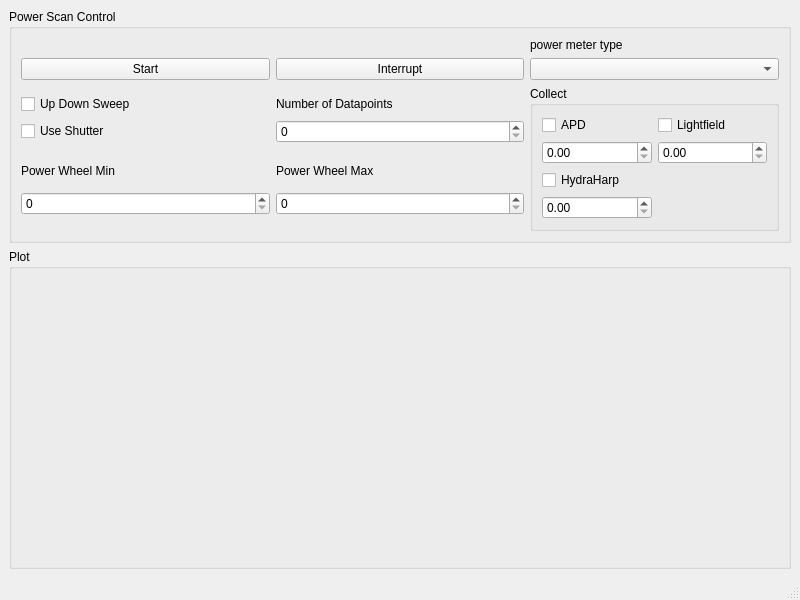
<?xml version="1.0" encoding="UTF-8"?>
<ui version="4.0">
 <class>PowerMeterOptmizerWindow</class>
 <widget class="QMainWindow" name="PowerMeterOptmizerWindow">
  <property name="geometry">
   <rect>
    <x>0</x>
    <y>0</y>
    <width>800</width>
    <height>600</height>
   </rect>
  </property>
  <property name="windowTitle">
   <string>Power Scan</string>
  </property>
  <widget class="QWidget" name="centralwidget">
   <layout class="QVBoxLayout" name="verticalLayout" stretch="0,1">
    <item>
     <widget class="QGroupBox" name="control_groupBox">
      <property name="title">
       <string>Power Scan Control</string>
      </property>
      <layout class="QGridLayout" name="gridLayout">
       <item row="2" column="2" rowspan="10">
        <widget class="QGroupBox" name="collect_groupBox">
         <property name="title">
          <string>Collect</string>
         </property>
         <layout class="QGridLayout" name="gridLayout_2">
          <item row="1" column="0">
           <widget class="QDoubleSpinBox" name="apd_int_time_doubleSpinBox"/>
          </item>
          <item row="0" column="1">
           <widget class="QCheckBox" name="collect_spectrum_checkBox">
            <property name="text">
             <string>Lightfield</string>
            </property>
           </widget>
          </item>
          <item row="3" column="0">
           <widget class="QCheckBox" name="collect_hydraharp_checkBox">
            <property name="text">
             <string>HydraHarp</string>
            </property>
           </widget>
          </item>
          <item row="1" column="1">
           <widget class="QDoubleSpinBox" name="spectrum_int_time_doubleSpinBox"/>
          </item>
          <item row="0" column="0">
           <widget class="QCheckBox" name="collect_apd_checkBox">
            <property name="text">
             <string>APD</string>
            </property>
           </widget>
          </item>
          <item row="4" column="0">
           <widget class="QDoubleSpinBox" name="hydraharp_tacq_doubleSpinBox"/>
          </item>
         </layout>
        </widget>
       </item>
       <item row="1" column="1">
        <widget class="QPushButton" name="interrupt_pushButton">
         <property name="text">
          <string>Interrupt</string>
         </property>
        </widget>
       </item>
       <item row="3" column="0">
        <widget class="QCheckBox" name="updown_sweep_checkBox">
         <property name="text">
          <string>Up Down Sweep</string>
         </property>
        </widget>
       </item>
       <item row="4" column="1">
        <widget class="QDoubleSpinBox" name="num_datapoints_doubleSpinBox">
         <property name="decimals">
          <number>0</number>
         </property>
        </widget>
       </item>
       <item row="3" column="1">
        <widget class="QLabel" name="label_3">
         <property name="text">
          <string>Number of Datapoints</string>
         </property>
        </widget>
       </item>
       <item row="1" column="0">
        <widget class="QPushButton" name="start_pushButton">
         <property name="text">
          <string>Start</string>
         </property>
        </widget>
       </item>
       <item row="4" column="0">
        <widget class="QCheckBox" name="use_shutter_checkBox">
         <property name="text">
          <string>Use Shutter</string>
         </property>
        </widget>
       </item>
       <item row="7" column="1">
        <widget class="QLabel" name="label_2">
         <property name="text">
          <string>Power Wheel Max</string>
         </property>
        </widget>
       </item>
       <item row="7" column="0">
        <widget class="QLabel" name="label">
         <property name="text">
          <string>Power Wheel Min</string>
         </property>
        </widget>
       </item>
       <item row="9" column="1">
        <widget class="QDoubleSpinBox" name="powerwheel_max_doubleSpinBox">
         <property name="decimals">
          <number>0</number>
         </property>
        </widget>
       </item>
       <item row="9" column="0">
        <widget class="QDoubleSpinBox" name="powerwheel_min_doubleSpinBox">
         <property name="decimals">
          <number>0</number>
         </property>
        </widget>
       </item>
       <item row="1" column="2">
        <widget class="QComboBox" name="powermeter_comboBox"/>
       </item>
       <item row="0" column="2">
        <widget class="QLabel" name="label_4">
         <property name="text">
          <string>power meter type</string>
         </property>
        </widget>
       </item>
      </layout>
     </widget>
    </item>
    <item>
     <widget class="QGroupBox" name="plot_groupBox">
      <property name="title">
       <string>Plot</string>
      </property>
      <layout class="QVBoxLayout" name="verticalLayout_2"/>
     </widget>
    </item>
   </layout>
  </widget>
  <widget class="QMenuBar" name="menubar">
   <property name="geometry">
    <rect>
     <x>0</x>
     <y>0</y>
     <width>800</width>
     <height>21</height>
    </rect>
   </property>
  </widget>
  <widget class="QStatusBar" name="statusbar"/>
 </widget>
 <resources/>
 <connections/>
</ui>
